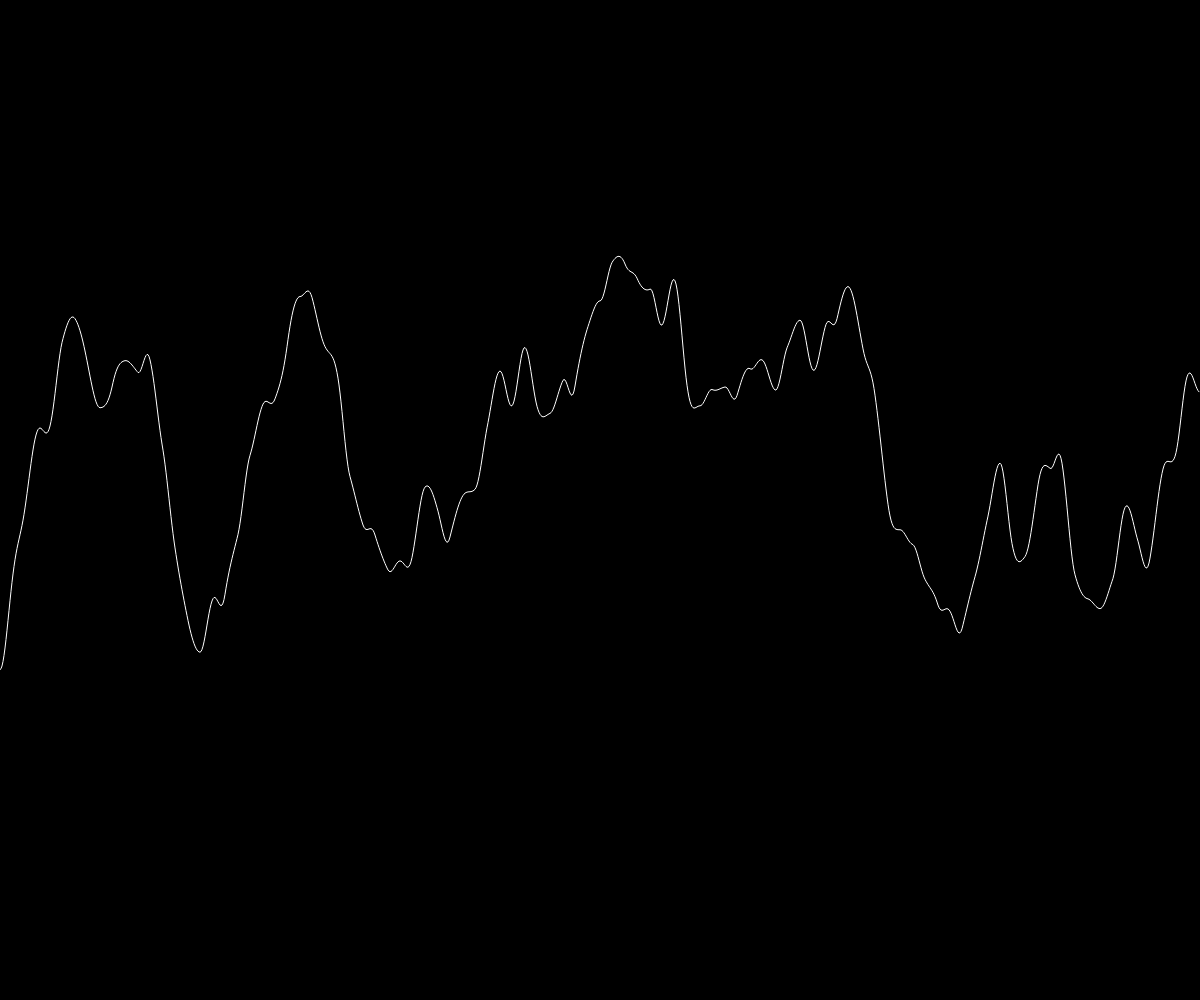
Frame 1 (no input)
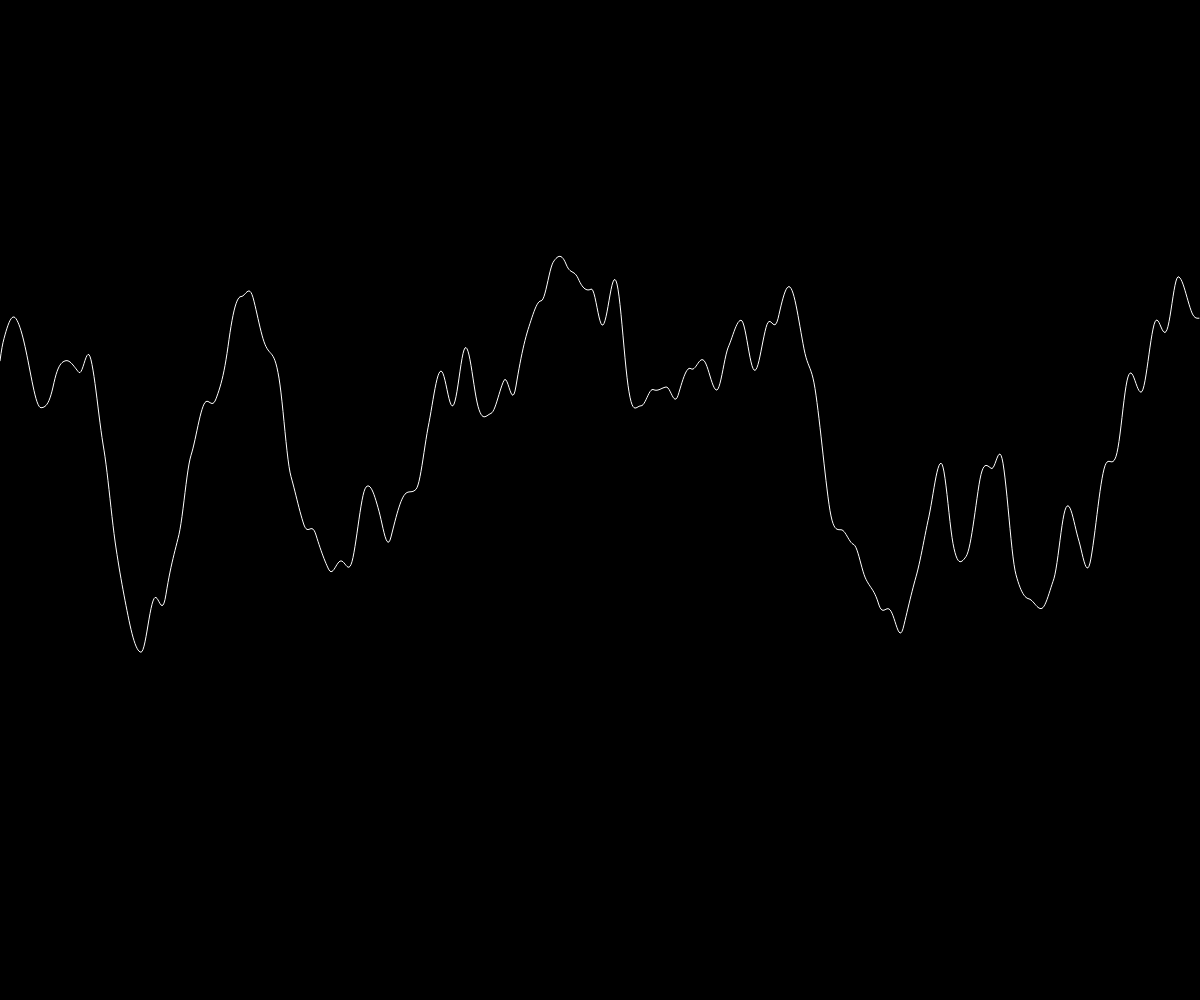
Frame 60 (no input)
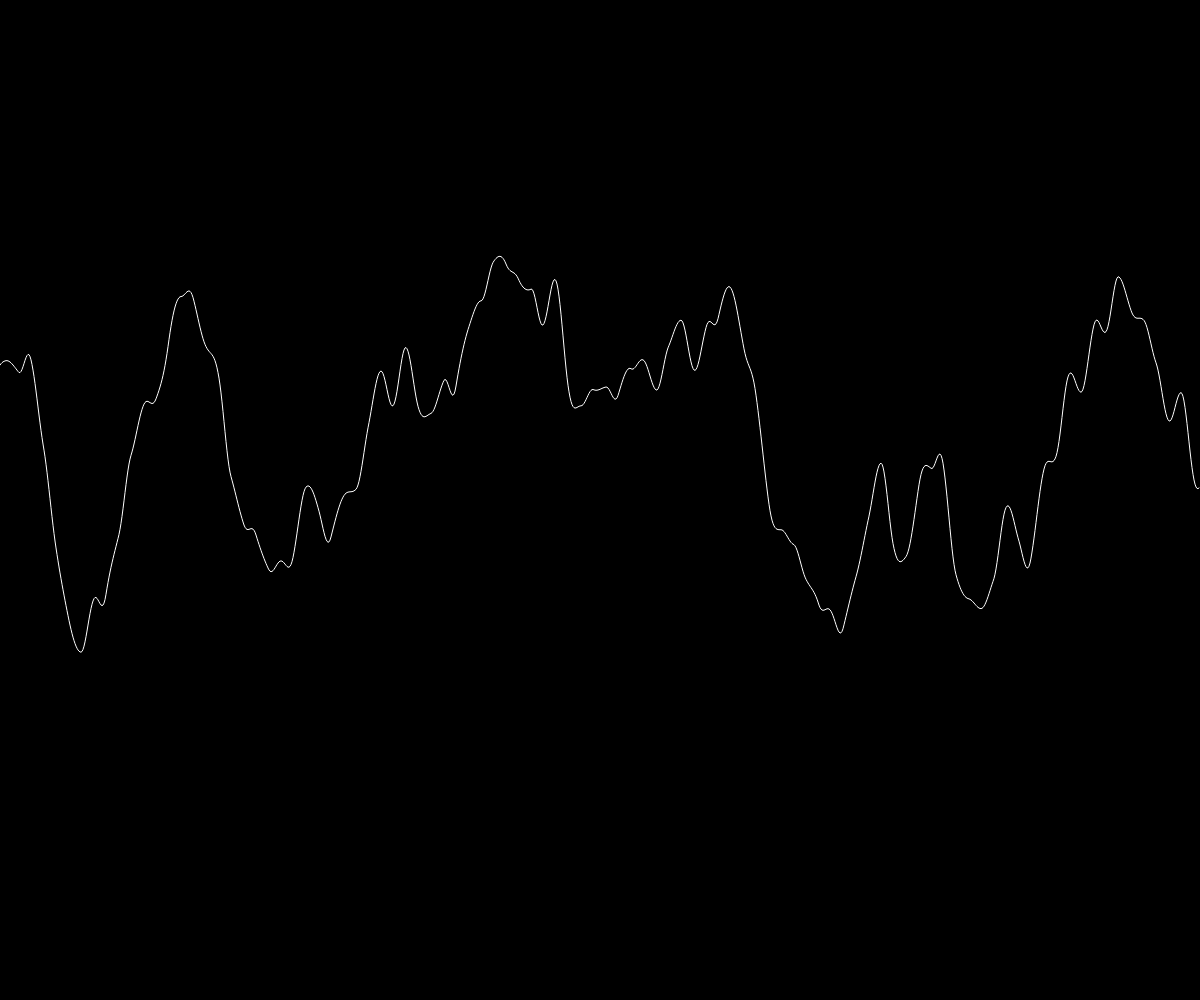
Frame 120 (the mouse pressed at the canvas centre since frame 60)

The p5.js sketch that drew these frames (run headless with seeded random() and noise() and a simulated clock; from frame 60 on, the mouse is pressed at the canvas centre):

// p5.js sketch
// ── sketch.js
// var xoff = 0;
// var yoff = 10000;
var inc = 0.01;
var start = 0;

function setup() {
  createCanvas(windowWidth, windowHeight);
}

function draw() {
  background(0);
  stroke(255);
  noFill();
  beginShape();
  var xoff = start;
  for (var x = 0; x < windowWidth; x++) {
    stroke(255);
    var y = noise(xoff) * height;
    vertex(x, y);

    xoff += inc;
  }
  endShape();

  start += inc;

  // nooLoop();
}

// var x = map(noise(xoff), 0, 1, 0, windowWidth);
// var y = map(noise(yoff), 0, 1, 0, windowHeight);
// var culur = color(random(250), random(20, 200), random(100, 150));

// xoff += 0.01;
// yoff += 0.01;

// circle(x, y, 50, 50);
// fill(culur);
// }
